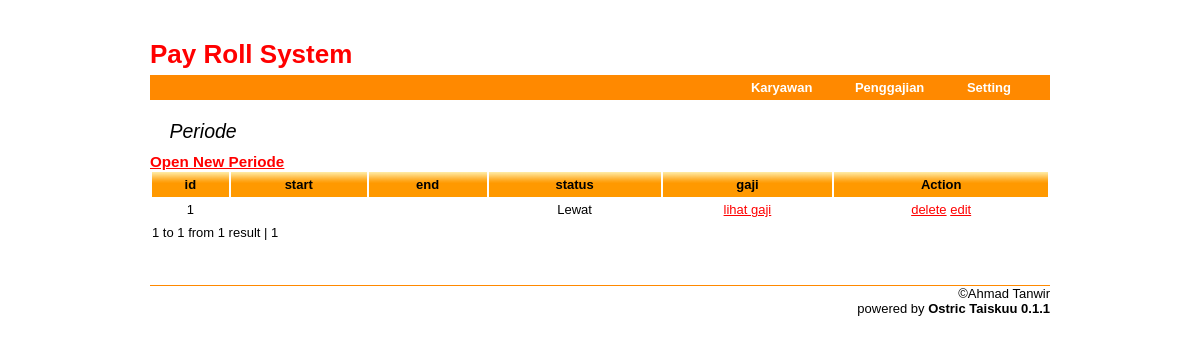
Page /index.php?c=penggajian on the earlier database version.
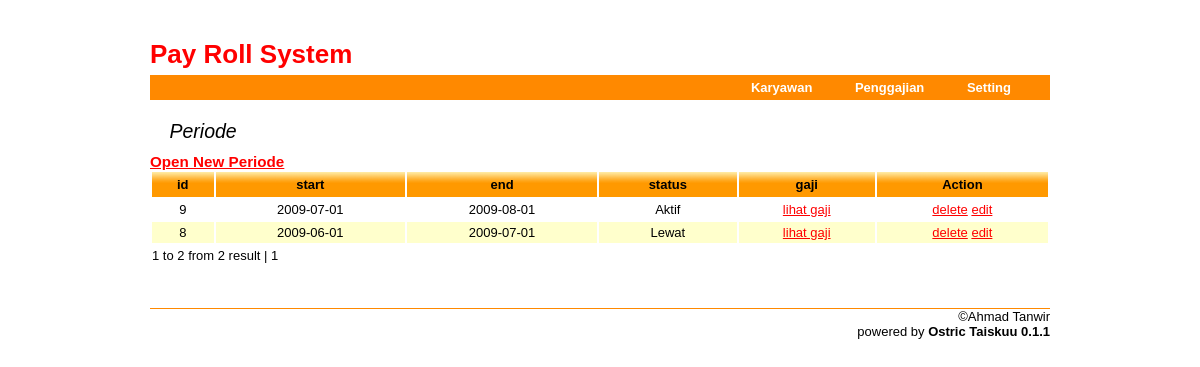
Same page on the later database version.
### tables this page shows
CREATE TABLE IF NOT EXISTS `Periode` (
  `id` bigint(20) NOT NULL auto_increment,
  `start` date NOT NULL,
  `end` date NOT NULL,
  `aktif` tinyint(1) NOT NULL,
  PRIMARY KEY  (`id`)
);

### core/Application.class.php (called while the page is built, shortened)
<?php
require_once ('./core/model/Model.class.php');
class Application
{
    public static function run()
    {
        $controller = null;
        $action = 'index';
        if (isset($_GET['c'])) {
            $req = $_GET['c'];
            $req = explode("/",$req);
            if (count($req) == 1){
                $controller = $req[0];
            } else if (count($req) == 2){
                $controller = $req[0];
                $action = $req[1];
            }
        } else {
            $config = include('./app/config/main.php');
            $controller = $config['defaultController'];
        }
        self::setRequest($controller,$action);
    }
    private static function setRequest($pcontroller, $paction){
        $params = $_GET;
        unset($params['c']);
        $controller =  new $className();
        $controller->setParams($params);
        $controller->$paction();
        $controller->getView()->render($paction);
    }
}

### index.php (called while the page is built, shortened)
<?php
App::run();

### app/config/main.php (called while the page is built)
<?php
return array(
    'defaultController' => 'karyawan',
    'db' => array(
        'connectionString'  =>  'mysql:host=localhost;dbname=sia_payroll',
        'dbuser'            =>  'root',
        'dbpass'            =>  'rahasia'
    )
);

### core/model/Model.class.php (called while the page is built, shortened)
<?php
abstract class Model
{
    protected $db;
    protected $tableName;
    public $attributes = array();
    public $relations = array();
    public function __construct($attributes = null)
    {
        $this->initialFields();
    }
    public function fromArray($attributes) {
        foreach ($attributes as $key => $value) {
            if(array_key_exists($key, $this->attributes)) {
                $this->attributes[$key]['value'] = $value;
            }
        }
    }
    private function dbsetup()
    {
        $config = include('./app/config/main.php');
        $dbstring = $config['db']['connectionString'];
        $dbuser = $config['db']['dbuser'];
        $dbpass = $config['db']['dbpass'];
        $this->db = new PDO($dbstring, $dbuser, $dbpass);
    }
    private function initialFields()
    {
        $statement = $this->query("select * from $this->tableName");
        $count = $statement->columnCount();
        for($i = 0; $i < $count; $i++) {
            $field = $statement->getColumnMeta($i);
            $attribute['type'] = $field['native_type'];
            $attribute['value'] = '';
            $this->attributes[$field['name']] = $attribute;
        }
    }
    public function __get($attribute)
    {
        if (array_key_exists($attribute, $this->attributes)) {
            return $this->attributes[$attribute]['value'];
        } else if (array_key_exists($attribute, $this->relations)) {
            return $this->getModel($attribute);
        } else {
            return $this->$attribute;
        }
    }
    public function findQuery($query,$params = array())
    {
        if (strtolower(substr($query,0,4)) == 'from'){
            $query = 'select * '.$query;
        }
        $query = str_replace(get_class($this), $this->tableName, $query);
        $statement = $this->db->prepare($query);
        $statement->execute($params);
        $objects = array();
        while ($attributes = $statement->fetch(PDO::FETCH_ASSOC)) {
            $object = new $self($attributes);
            $object->id = $attributes['id'];
            $objects[] = $object;
        }
        return $objects;
    }
    public function query($query, $params = array())
    {
        $statement = $this->db->prepare($query);
        $statement->execute($params);
        return $statement;
    }
    public function setTableName($tableName)
    {
        $this->tableName = $tableName;
    }
}

### app/controllers/PenggajianController.class.php (called while the page is built, shortened)
<?php
class PenggajianController extends ApplicationController
{
    public function index()
    {
        $paginate = new Paginate(new Periode(),Html::url('penggajian/index'));
    }
}

### core/view/helpers/Html.class.php (called while the page is built, shortened)
<?php
class Html{
    public static function url($url,$params = null)
    {
        $u  = $_SERVER['SCRIPT_NAME'] .'?c='. $url;
        if(is_array($params) && $params != null) {
            foreach($params as $k => $v) {
                $u .= "&$k=$v";
            }
        }
        return $u;
    }
}

### app/views/penggajian/index.tpl.php (the view, shortened to what the changed rows need)
<h2>Periode</h2>
<table class="data">
    <thead>
        <th>id</th>
        <th>start</th>
        <th>end</th>
        <th>status</th>
        <th>gaji</th>
        <th>Action</th>
    </thead>
    <tbody>
        <?php foreach($paginate->paginate() as $periode):?>
        <tr>
            <td align="center"><?php echo $periode->id?></td>
            <td align="center"><?php echo $periode->start?></td>
            <td align="center"><?php echo $periode->end?></td>
            <td align="center"><?php echo $periode->aktif?'Aktif':'Lewat' ?></td>
            <td align="center">
                <a href="<?php echo Html::url('penggajian/gaji',array('periode_id'=>$periode->id)) ?>">lihat gaji</a>
            </td>
            <td align="center">
                <a href="<?php echo Html::url('penggajian/periode_delete',array('id'=>$periode->id)) ?>">delete</a>
                <a href="<?php echo Html::url('penggajian/periode_edit',array('id'=>$periode->id)) ?>">edit</a>
            </td>
        </tr>
        <?php endforeach?>
    </tbody>
    <tfoot>
        <tr>
            <td colspan="6"><?php echo $paginate->navigation() ?></td>
        </tr>
    </tfoot>
</table>

### core/component/Paginate.class.php (shortened to what the changed rows need)
<?php
class Paginate{
    private $count = 20;
    private $first;
    private $size;
    private $page = 1;
    private $model;
    private $lastPage;
    private $query;
    private $url;
    private $result;
    public function __construct($model, $url)
    {
        $this->model = $model;
        $this->tableName = get_class($model);
        $this->query = "from $this->tableName";
        $this->size = $this->size();
        $this->lastPage = ceil((float)$this->size / (float)$this->count);
        $this->url = $url;
        $this->first = ($this->page - 1) *  $this->count;
    }
    public function size(){
        $st = $this->model->query("select count(*) as size " . $this->query);
        $result = $st->fetch(PDO::FETCH_ASSOC);
        return $result['size'];
    }
    public function setQuery($query)
    {
        $this->query = $query;
        $this->size = $this->size();
        $this->lastPage = ceil((float)$this->size / (float)$this->count);
    }
    public function paginate()
    {
        $this->result =  $this->model->findQuery($this->query . " LIMIT $this->first, $this->count");
        return $this->result;
    }
    public function navigation()
    {
        $from = $this->first + 1;
        $to = $this->first + count($this->result);
        $nav = "$from to $to from $this->size result  | ";
        $previous = $this->page - 1;
        for($i = 1; $i <= $this->lastPage; $i++) {
            if($i != $this->page) {
                $nav .= "<a href=\"$this->url&page=$i\">$i</a> ";
            } else {
                $nav .= "$i ";
            }
        }
        return $nav;
    }
}

Differences in the rows shown:
removed periode: id "1", shows "Lewat"
added periode: id "9", start "2009-07-01", end "2009-08-01", shows "Aktif"
added periode: id "8", start "2009-06-01", end "2009-07-01", shows "Lewat"
Other differences:
$paginate->navigation(): "1 to 1 from 1 result |" → "1 to 2 from 2 result |"
